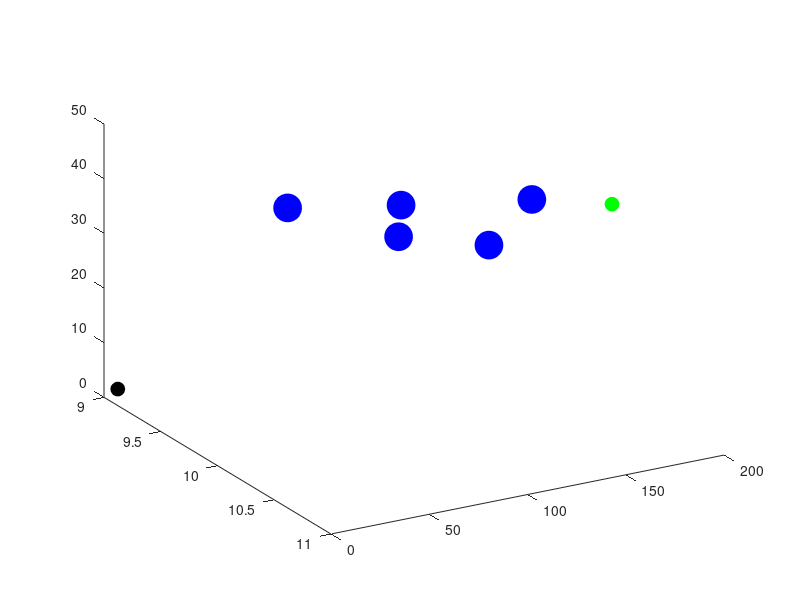

The MATLAB script that drew this image:
function GenProblem

xMin=round(10*rand);
xMax=round(200*rand);
yMin=round(10*rand);
yMax=round(200*rand);
zMin=round(10*rand);
zMax=round(200*rand);

disp(['x_min = ' num2str(xMin) '    x_max = ' num2str(xMax)])
disp(['y_min = ' num2str(yMin) '    y_max = ' num2str(yMax)])
disp(['z_min = ' num2str(zMin) '    z_max = ' num2str(zMax)])

pObstacles=[xMin;yMin;zMin]+([xMax;yMax;zMax]-[xMin;yMin;zMin]).*rand(3,5);
pObstacles=pObstacles'

figure(1),clf,hold on
plot3(xMin, yMin, zMin, 'ko', 'MarkerSize',10, 'MarkerFaceColor','k');
plot3(xMax, yMax, zMax, 'go', 'MarkerSize',10, 'MarkerFaceColor','g');
plot3(pObstacles(:,1),  pObstacles(:,2), pObstacles(:,3), 'bo', 'MarkerSize',20, 'MarkerFaceColor','b');

view(60,30)
hold off